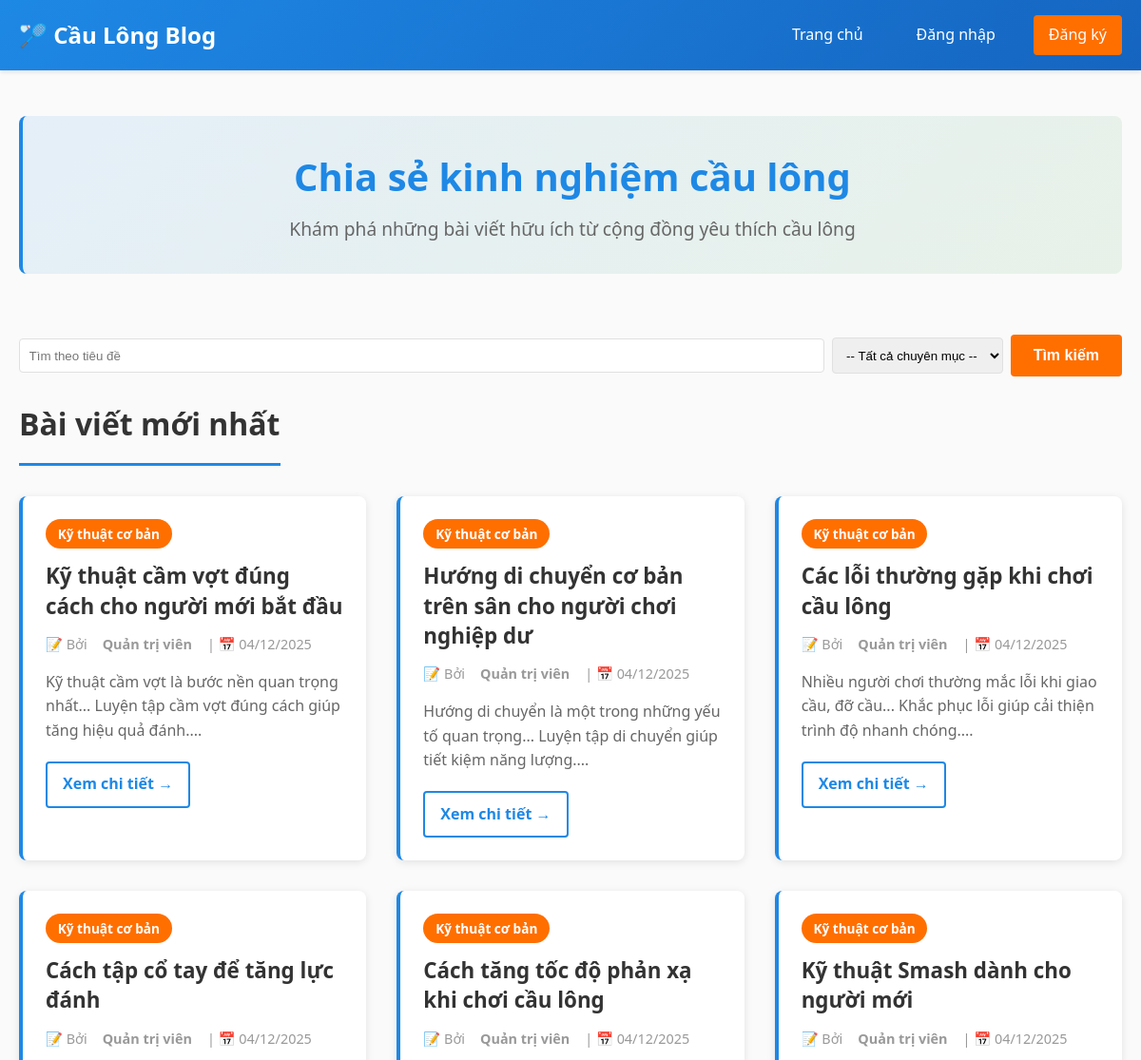
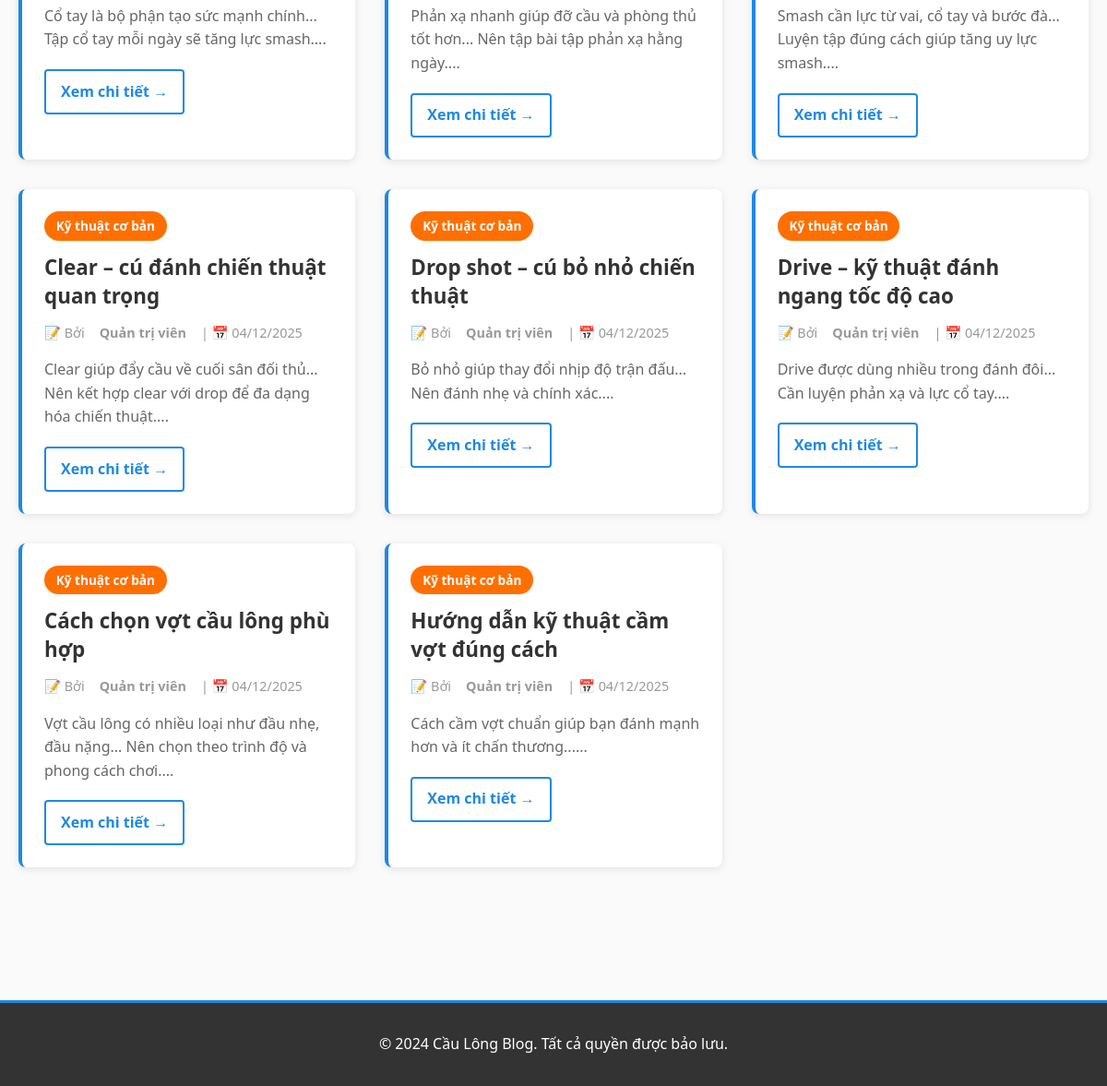
The page / on the database its author committed (2 pictures, top to bottom).
### tables this page shows
CREATE TABLE `article` (
  `article_id` int(11) NOT NULL,
  `title` varchar(255) DEFAULT NULL,
  `content` text DEFAULT NULL,
  `author_id` int(11) DEFAULT NULL,
  `category_id` int(11) DEFAULT NULL,
  `created_at` datetime DEFAULT current_timestamp(),
  `views` int(11) DEFAULT 0
);

CREATE TABLE `category` (
  `category_id` int(11) NOT NULL,
  `name` varchar(100) DEFAULT NULL,
  `description` text DEFAULT NULL
);

CREATE TABLE `user` (
  `user_id` int(11) NOT NULL,
  `username` varchar(50) DEFAULT NULL,
  `password_hash` varchar(255) DEFAULT NULL,
  `full_name` varchar(100) DEFAULT NULL,
  `role` enum('ADMIN','USER') DEFAULT 'USER',
  `created_at` datetime DEFAULT current_timestamp()
);

### session_manager.php (called while the page is built, shortened)
<?php
function isLoggedIn() {
    return isset($_SESSION['user_id']) && !empty($_SESSION['user_id']);
}
?>

### index.php (the view, shortened to what this page needs)
<?php
include "header.php";
?>
<div class="container">
    <section class="hero">
        <h2>Chia sẻ kinh nghiệm cầu lông</h2>
        <p>Khám phá những bài viết hữu ích từ cộng đồng yêu thích cầu lông</p>
    </section>
    <section class="search-section" style="margin:1.5rem 0;">
        <form method="GET" action="index.php" class="search-form" style="display:flex;gap:0.5rem;flex-wrap:wrap;align-items:center;">
            <?php
            $q = isset($_GET['q']) ? $conn->real_escape_string(trim($_GET['q'])) : '';
            ?>
            <input type="search" name="q" placeholder="Tìm theo tiêu đề" value="<?php echo htmlspecialchars($q); ?>" style="flex:1;min-width:200px;padding:0.6rem;border-radius:4px;border:1px solid var(--border-color);">
            <select name="category" style="padding:0.6rem;border-radius:4px;border:1px solid var(--border-color);">
                <option value="0">-- Tất cả chuyên mục --</option>
            </select>
            <button type="submit" class="btn btn-primary">Tìm kiếm</button>
        </form>
    </section>
    <section class="articles">
        <h3 class="section-title">Bài viết mới nhất</h3>
        <div class="articles-grid">
            <?php
            $sql = "SELECT article.*, user.full_name, category.name AS category
                    FROM article
                    JOIN user ON article.author_id = user.user_id
                    LEFT JOIN category ON article.category_id = category.category_id";
            $sql .= " ORDER BY article.created_at DESC";
            $result = $conn->query($sql);
            if ($result && $result->num_rows > 0) {
                while ($row = $result->fetch_assoc()) {
                    $cat = $row['category'] ? htmlspecialchars($row['category']) : 'Không phân loại';
                    $title = htmlspecialchars($row['title']);
                    $author = htmlspecialchars($row['full_name']);
                    $date = date('d/m/Y', strtotime($row['created_at']));
                    $excerpt = htmlspecialchars(mb_substr($row['content'], 0, 150)) . '...';
                    $id = (int)$row['article_id'];
                    echo "<article class='article-card'>";
                    echo "<div class='article-category'>$cat</div>";
                    echo "<h4 class='article-title'>$title</h4>";
                    echo "<p class='article-meta'>📝 Bởi <strong>$author</strong> | 📅 $date</p>";
                    echo "<p class='article-excerpt'>$excerpt</p>";
                    echo "<a href='article.php?id=$id' class='read-more'>Xem chi tiết →</a>";
                    echo "</article>";
                }
            } else {
                echo "<p class='no-articles'>Không tìm thấy kết quả phù hợp.</p>";
            }
            ?>
        </div>
    </section>
</div>
<?php include "footer.php"; ?>

### header.php (shortened to what this page needs)
<?php
require_once __DIR__ . '/session_manager.php';
$is_admin_page = strpos($_SERVER['PHP_SELF'], '/admin/') !== false;
$base_path = $is_admin_page ? '../' : '';
?>
<!DOCTYPE html>
<html lang="vi">
<head>
    <link rel="stylesheet" href="<?php echo $base_path; ?>assets/style.css">
</head>
<body>
    <header class="header">
        <div class="container">
            <div class="header-content">
                <h1 class="logo">🏸 Cầu Lông Blog</h1>
                <nav class="nav-links">
                    <a href="<?php echo $base_path; ?>index.php" class="nav-link">Trang chủ</a>
                    <?php if (isLoggedIn()): ?>
                        <span class="nav-user">👤 <?php echo htmlspecialchars($_SESSION['name'] ?? 'User'); ?></span>
                        <?php if (isAdmin()): ?>
                            <a href="<?php echo $is_admin_page ? 'dashboard.php' : 'admin/dashboard.php'; ?>" class="nav-link">Quản trị</a>
                        <?php endif; ?>
                        <a href="<?php echo $base_path; ?>logout.php" class="nav-link logout">Đăng xuất</a>
                    <?php else: ?>
                        <a href="<?php echo $base_path; ?>login.php" class="nav-link">Đăng nhập</a>
                        <a href="<?php echo $base_path; ?>register.php" class="nav-link btn-primary">Đăng ký</a>
                    <?php endif; ?>
                </nav>
            </div>
        </div>
    </header>
    <main class="main-content">

### footer.php
    </main>
    <footer class="footer">
        <div class="container">
            <p>&copy; 2024 Cầu Lông Blog. Tất cả quyền được bảo lưu.</p>
        </div>
    </footer>
</body>
</html>

### assets/style.css (style rules this page uses)
* { margin: 0; padding: 0; box-sizing: border-box; }
:root { --primary-color: #1e88e5; --secondary-color: #43a047; --accent-color: #ff6f00; --light-gray: #f5f5f5; --dark-gray: #333; --border-color: #e0e0e0; }
body { font-family: 'Segoe UI', Tahoma, Geneva, Verdana, sans-serif; line-height: 1.6; color: var(--dark-gray); background-color: #fafafa; }
.container { max-width: 1200px; margin: 0 auto; padding: 0 20px; }
.header { background: linear-gradient(135deg, var(--primary-color) 0%, #1565c0 100%); color: white; padding: 1rem 0; box-shadow: 0 2px 4px rgba(0, 0, 0, 0.1); position: sticky; top: 0; z-index: 100; }
.header-content { display: flex; justify-content: space-between; align-items: center; flex-wrap: wrap; gap: 2rem; }
.logo { font-size: 1.5rem; font-weight: bold; text-decoration: none; color: white; }
.nav-links { display: flex; gap: 1.5rem; align-items: center; }
.nav-link { color: white; text-decoration: none; padding: 0.5rem 1rem; border-radius: 4px; transition: all 0.3s ease; font-weight: 500; }
.btn-primary { background-color: var(--accent-color) !important; border-radius: 4px; }
.main-content { min-height: calc(100vh - 200px); padding: 3rem 0; }
.hero { text-align: center; margin-bottom: 4rem; padding: 2rem; background: linear-gradient(135deg, rgba(30, 136, 229, 0.1) 0%, rgba(67, 160, 71, 0.1) 100%); border-radius: 8px; border-left: 4px solid var(--primary-color); }
.hero h2 { font-size: 2.5rem; color: var(--primary-color); margin-bottom: 0.5rem; }
.hero p { font-size: 1.2rem; color: #666; }
.section-title { font-size: 2rem; color: var(--dark-gray); margin-bottom: 2rem; padding-bottom: 1rem; border-bottom: 3px solid var(--primary-color); display: inline-block; }
.articles { margin-bottom: 3rem; }
.articles-grid { display: grid; grid-template-columns: repeat(auto-fill, minmax(300px, 1fr)); gap: 2rem; }
.article-card { background: white; border-radius: 8px; overflow: hidden; box-shadow: 0 2px 8px rgba(0, 0, 0, 0.1); transition: all 0.3s ease; padding: 1.5rem; border-left: 4px solid var(--primary-color); position: relative; }
.article-category { display: inline-block; background-color: var(--accent-color); color: white; padding: 0.3rem 0.8rem; border-radius: 20px; font-size: 0.85rem; font-weight: 600; margin-bottom: 0.8rem; }
.article-title { font-size: 1.4rem; color: var(--dark-gray); margin-bottom: 0.8rem; line-height: 1.4; min-height: 3rem; }
.article-meta { font-size: 0.9rem; color: #999; margin-bottom: 1rem; display: flex; flex-wrap: wrap; gap: 1rem; }
.article-excerpt { color: #666; margin-bottom: 1.2rem; line-height: 1.6; min-height: 3rem; }
.read-more { display: inline-block; color: var(--primary-color); text-decoration: none; font-weight: 600; padding: 0.6rem 1rem; border-radius: 4px; transition: all 0.3s ease; border: 2px solid var(--primary-color); }
.footer { background-color: var(--dark-gray); color: white; text-align: center; padding: 2rem 0; margin-top: 3rem; border-top: 3px solid var(--primary-color); }
.footer p { margin: 0; }
.btn { padding: 0.8rem 1.5rem; border: none; border-radius: 4px; font-size: 1rem; font-weight: 600; cursor: pointer; transition: all 0.3s ease; text-decoration: none; display: inline-block; }
.btn-primary { background-color: var(--primary-color); color: white; }

### rows shown on the page
article: category.name "Kỹ thuật cơ bản", title "Kỹ thuật cầm vợt đúng cách cho người mới bắt đầu", author.full_name "Quản trị viên", created_at "04/12/2025", content "Kỹ thuật cầm vợt là bước nền quan trọng nhất... Luyện tập cầm vợt đúng cách giúp tăng hiệu quả đánh...."
article: category.name "Kỹ thuật cơ bản", title "Hướng di chuyển cơ bản trên sân cho người chơi nghiệp dư", author.full_name "Quản trị viên", created_at "04/12/2025", content "Hướng di chuyển là một trong những yếu tố quan trọng... Luyện tập di chuyển giúp tiết kiệm năng lượng...."
article: category.name "Kỹ thuật cơ bản", title "Các lỗi thường gặp khi chơi cầu lông", author.full_name "Quản trị viên", created_at "04/12/2025", content "Nhiều người chơi thường mắc lỗi khi giao cầu, đỡ cầu... Khắc phục lỗi giúp cải thiện trình độ nhanh chóng...."
article: category.name "Kỹ thuật cơ bản", title "Cách tập cổ tay để tăng lực đánh", author.full_name "Quản trị viên", created_at "04/12/2025", content "Cổ tay là bộ phận tạo sức mạnh chính... Tập cổ tay mỗi ngày sẽ tăng lực smash...."
article: category.name "Kỹ thuật cơ bản", title "Cách tăng tốc độ phản xạ khi chơi cầu lông", author.full_name "Quản trị viên", created_at "04/12/2025", content "Phản xạ nhanh giúp đỡ cầu và phòng thủ tốt hơn... Nên tập bài tập phản xạ hằng ngày...."
article: category.name "Kỹ thuật cơ bản", title "Kỹ thuật Smash dành cho người mới", author.full_name "Quản trị viên", created_at "04/12/2025", content "Smash cần lực từ vai, cổ tay và bước đà... Luyện tập đúng cách giúp tăng uy lực smash...."
article: category.name "Kỹ thuật cơ bản", title "Clear – cú đánh chiến thuật quan trọng", author.full_name "Quản trị viên", created_at "04/12/2025", content "Clear giúp đẩy cầu về cuối sân đối thủ... Nên kết hợp clear với drop để đa dạng hóa chiến thuật...."
article: category.name "Kỹ thuật cơ bản", title "Drop shot – cú bỏ nhỏ chiến thuật", author.full_name "Quản trị viên", created_at "04/12/2025", content "Bỏ nhỏ giúp thay đổi nhịp độ trận đấu... Nên đánh nhẹ và chính xác...."
article: category.name "Kỹ thuật cơ bản", title "Drive – kỹ thuật đánh ngang tốc độ cao", author.full_name "Quản trị viên", created_at "04/12/2025", content "Drive được dùng nhiều trong đánh đôi... Cần luyện phản xạ và lực cổ tay...."
article: category.name "Kỹ thuật cơ bản", title "Cách chọn vợt cầu lông phù hợp", author.full_name "Quản trị viên", created_at "04/12/2025", content "Vợt cầu lông có nhiều loại như đầu nhẹ, đầu nặng... Nên chọn theo trình độ và phong cách chơi...."
article: category.name "Kỹ thuật cơ bản", title "Hướng dẫn kỹ thuật cầm vợt đúng cách", author.full_name "Quản trị viên", created_at "04/12/2025", content "Cách cầm vợt chuẩn giúp bạn đánh mạnh hơn và ít chấn thương......"
